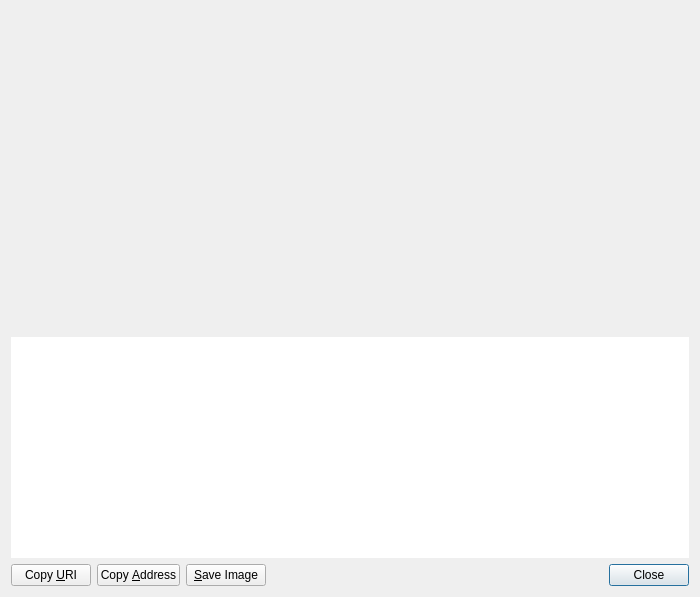
<?xml version="1.0" encoding="UTF-8"?>
<ui version="4.0">
 <class>ReceiveRequestDialog</class>
 <widget class="QDialog" name="ReceiveRequestDialog">
  <property name="geometry">
   <rect>
    <x>0</x>
    <y>0</y>
    <width>700</width>
    <height>597</height>
   </rect>
  </property>
  <property name="minimumSize">
   <size>
    <width>700</width>
    <height>0</height>
   </size>
  </property>
  <layout class="QVBoxLayout" name="verticalLayout_3">
   <item>
    <widget class="QRImageWidget" name="lblQRCode">
     <property name="sizePolicy">
      <sizepolicy hsizetype="Expanding" vsizetype="Fixed">
       <horstretch>0</horstretch>
       <verstretch>0</verstretch>
      </sizepolicy>
     </property>
     <property name="minimumSize">
      <size>
       <width>300</width>
       <height>320</height>
      </size>
     </property>
     <property name="toolTip">
      <string>QR Code</string>
     </property>
     <property name="textFormat">
      <enum>Qt::PlainText</enum>
     </property>
     <property name="alignment">
      <set>Qt::AlignCenter</set>
     </property>
     <property name="wordWrap">
      <bool>true</bool>
     </property>
    </widget>
   </item>
   <item>
    <widget class="QTextEdit" name="outUri">
     <property name="sizePolicy">
      <sizepolicy hsizetype="Expanding" vsizetype="Expanding">
       <horstretch>0</horstretch>
       <verstretch>0</verstretch>
      </sizepolicy>
     </property>
     <property name="minimumSize">
      <size>
       <width>0</width>
       <height>50</height>
      </size>
     </property>
     <property name="frameShape">
      <enum>QFrame::NoFrame</enum>
     </property>
     <property name="frameShadow">
      <enum>QFrame::Plain</enum>
     </property>
     <property name="tabChangesFocus">
      <bool>true</bool>
     </property>
     <property name="textInteractionFlags">
      <set>Qt::TextSelectableByKeyboard|Qt::TextSelectableByMouse</set>
     </property>
    </widget>
   </item>
   <item>
    <layout class="QHBoxLayout" name="horizontalLayout">
     <item>
      <widget class="QPushButton" name="btnCopyURI">
       <property name="text">
        <string>Copy &amp;URI</string>
       </property>
       <property name="autoDefault">
        <bool>false</bool>
       </property>
      </widget>
     </item>
     <item>
      <widget class="QPushButton" name="btnCopyAddress">
       <property name="text">
        <string>Copy &amp;Address</string>
       </property>
       <property name="autoDefault">
        <bool>false</bool>
       </property>
      </widget>
     </item>
     <item>
      <widget class="QPushButton" name="btnSaveAs">
       <property name="text">
        <string>&amp;Save Image</string>
       </property>
       <property name="autoDefault">
        <bool>false</bool>
       </property>
      </widget>
     </item>
     <item>
      <spacer name="horizontalSpacer_2">
       <property name="orientation">
        <enum>Qt::Horizontal</enum>
       </property>
       <property name="sizeHint" stdset="0">
        <size>
         <width>40</width>
         <height>20</height>
        </size>
       </property>
      </spacer>
     </item>
     <item>
      <widget class="QDialogButtonBox" name="buttonBox">
       <property name="standardButtons">
        <set>QDialogButtonBox::Close</set>
       </property>
      </widget>
     </item>
    </layout>
   </item>
  </layout>
 </widget>
 <customwidgets>
  <customwidget>
   <class>QRImageWidget</class>
   <extends>QLabel</extends>
   <header>receiverequestdialog.h</header>
  </customwidget>
 </customwidgets>
 <resources/>
 <connections>
  <connection>
   <sender>buttonBox</sender>
   <signal>rejected()</signal>
   <receiver>ReceiveRequestDialog</receiver>
   <slot>reject()</slot>
   <hints>
    <hint type="sourcelabel">
     <x>452</x>
     <y>573</y>
    </hint>
    <hint type="destinationlabel">
     <x>243</x>
     <y>298</y>
    </hint>
   </hints>
  </connection>
  <connection>
   <sender>buttonBox</sender>
   <signal>accepted()</signal>
   <receiver>ReceiveRequestDialog</receiver>
   <slot>accept()</slot>
   <hints>
    <hint type="sourcelabel">
     <x>452</x>
     <y>573</y>
    </hint>
    <hint type="destinationlabel">
     <x>243</x>
     <y>298</y>
    </hint>
   </hints>
  </connection>
 </connections>
</ui>
